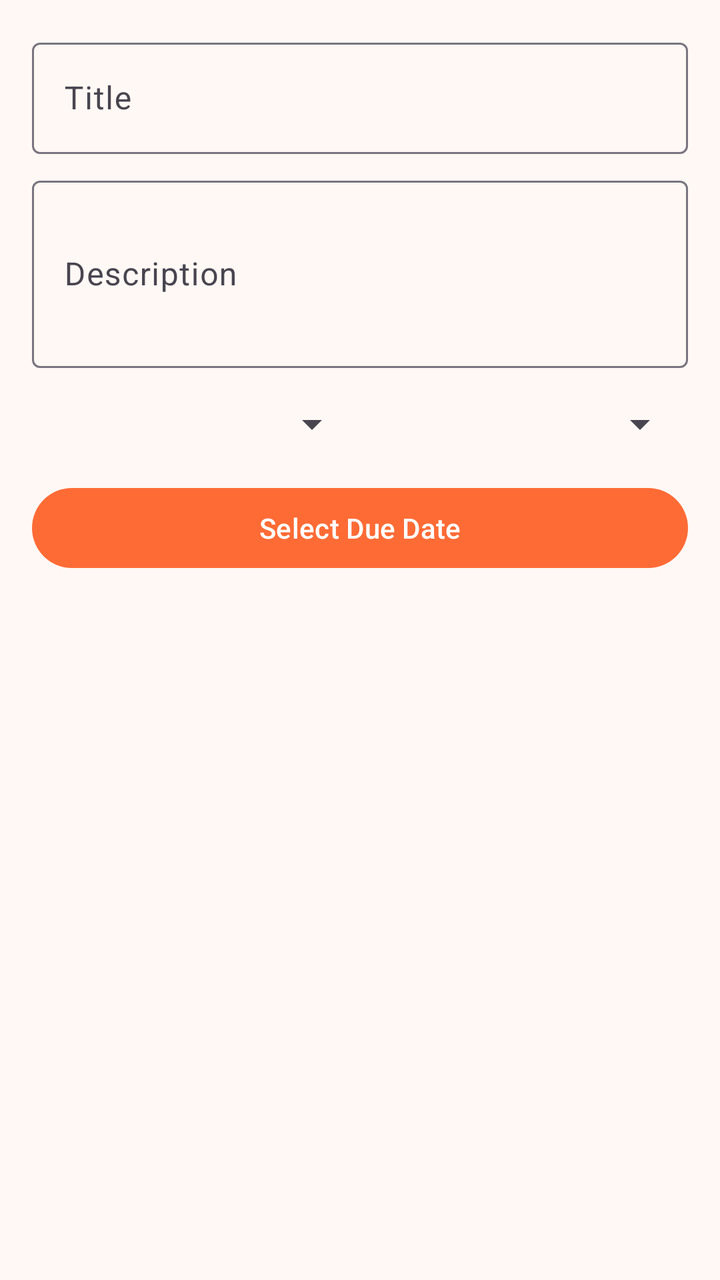
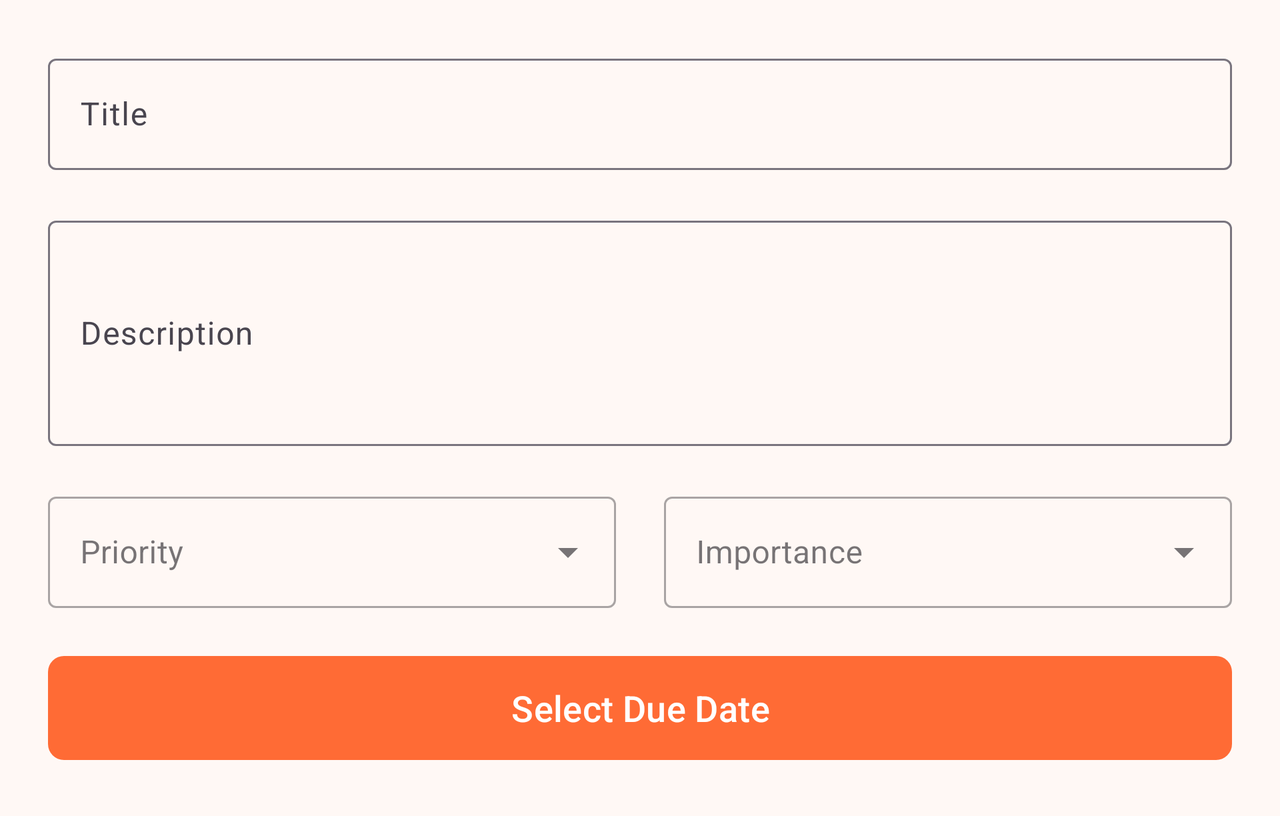

Compare how this app lays out the same screen by default and in its alternative resource folder. The renders come first, then the two layout files and the values they reference.
<!-- AndroidManifest.xml: activity theme Theme.SmartTasks -->
<!-- res/layout/activity_add_edit_task.xml -->
<?xml version="1.0" encoding="utf-8"?>
<LinearLayout xmlns:android="http://schemas.android.com/apk/res/android"
    android:layout_width="match_parent"
    android:layout_height="match_parent"
    android:orientation="vertical"
    android:padding="16dp">

    <com.google.android.material.textfield.TextInputLayout
        android:layout_width="match_parent"
        android:layout_height="wrap_content"
        android:hint="Title">

        <com.google.android.material.textfield.TextInputEditText
            android:id="@+id/edit_text_title"
            android:layout_width="match_parent"
            android:layout_height="wrap_content" />

    </com.google.android.material.textfield.TextInputLayout>

    <com.google.android.material.textfield.TextInputLayout
        android:layout_width="match_parent"
        android:layout_height="wrap_content"
        android:hint="Description"
        android:layout_marginTop="8dp">

        <com.google.android.material.textfield.TextInputEditText
            android:id="@+id/edit_text_description"
            android:layout_width="match_parent"
            android:layout_height="wrap_content"
            android:minLines="3" />

    </com.google.android.material.textfield.TextInputLayout>

    <LinearLayout
        android:layout_width="match_parent"
        android:layout_height="wrap_content"
        android:orientation="horizontal"
        android:layout_marginTop="16dp">

        <Spinner
            android:id="@+id/spinner_priority"
            android:layout_width="0dp"
            android:layout_height="wrap_content"
            android:layout_weight="1"
            android:hint="Priority" />

        <Spinner
            android:id="@+id/spinner_importance"
            android:layout_width="0dp"
            android:layout_height="wrap_content"
            android:layout_weight="1"
            android:hint="Importance" />

    </LinearLayout>

    <Button
        android:id="@+id/button_due_date"
        android:layout_width="match_parent"
        android:layout_height="wrap_content"
        android:text="Select Due Date"
        android:layout_marginTop="16dp" />

</LinearLayout>
<!-- resources referenced by this layout -->
<resources>
  <style name="Theme.SmartTasks" parent="Theme.Material3.DayNight">
          
          <item name="colorPrimary">@color/brand_orange</item>
          <item name="colorPrimaryVariant">@color/brand_dark_orange</item>
          <item name="colorOnPrimary">@color/white</item>
          
          <item name="colorSecondary">@color/brand_yellow</item>
          <item name="colorSecondaryVariant">@color/brand_light_orange</item>
          <item name="colorOnSecondary">@color/white</item>
          
          <item name="android:statusBarColor" tools:targetApi="l">@color/brand_orange</item>
          
          <item name="android:windowBackground">@color/background_light</item>
      </style>
  <color name="brand_orange">#FF6B35</color>
  <color name="brand_dark_orange">#E55A2B</color>
  <color name="white">#FFFFFFFF</color>
  <color name="brand_yellow">#FFD23F</color>
  <color name="brand_light_orange">#FF8C42</color>
  <color name="background_light">#FFF8F5</color>
</resources>
<!-- res/layout-land/activity_add_edit_task.xml (the repository's variant of the layout above) -->
<!-- drawn on the phone turned sideways -->
<?xml version="1.0" encoding="utf-8"?>
<ScrollView xmlns:android="http://schemas.android.com/apk/res/android"
    xmlns:app="http://schemas.android.com/apk/res-auto"
    android:layout_width="match_parent"
    android:layout_height="match_parent"
    android:fillViewport="true">

    <androidx.constraintlayout.widget.ConstraintLayout
        android:layout_width="match_parent"
        android:layout_height="wrap_content"
        android:padding="24dp">

        <com.google.android.material.textfield.TextInputLayout
            android:id="@+id/titleInputLayout"
            android:layout_width="0dp"
            android:layout_height="wrap_content"
            android:hint="Title"
            app:layout_constraintEnd_toEndOf="parent"
            app:layout_constraintStart_toStartOf="parent"
            app:layout_constraintTop_toTopOf="parent">

            <com.google.android.material.textfield.TextInputEditText
                android:id="@+id/edit_text_title"
                android:layout_width="match_parent"
                android:layout_height="wrap_content"
                android:inputType="textCapSentences" />

        </com.google.android.material.textfield.TextInputLayout>

        <com.google.android.material.textfield.TextInputLayout
            android:id="@+id/descriptionInputLayout"
            android:layout_width="0dp"
            android:layout_height="wrap_content"
            android:layout_marginTop="20dp"
            android:hint="Description"
            app:layout_constraintEnd_toEndOf="parent"
            app:layout_constraintStart_toStartOf="parent"
            app:layout_constraintTop_toBottomOf="@+id/titleInputLayout">

            <com.google.android.material.textfield.TextInputEditText
                android:id="@+id/edit_text_description"
                android:layout_width="match_parent"
                android:layout_height="wrap_content"
                android:inputType="textCapSentences|textMultiLine"
                android:minLines="4"
                android:maxLines="8" />

        </com.google.android.material.textfield.TextInputLayout>

        <LinearLayout
            android:id="@+id/spinnerContainer"
            android:layout_width="0dp"
            android:layout_height="wrap_content"
            android:layout_marginTop="20dp"
            android:orientation="horizontal"
            app:layout_constraintEnd_toEndOf="parent"
            app:layout_constraintStart_toStartOf="parent"
            app:layout_constraintTop_toBottomOf="@+id/descriptionInputLayout">

            <com.google.android.material.textfield.TextInputLayout
                android:layout_width="0dp"
                android:layout_height="wrap_content"
                android:layout_marginEnd="12dp"
                android:layout_weight="1"
                android:hint="Priority"
                style="@style/Widget.MaterialComponents.TextInputLayout.OutlinedBox.ExposedDropdownMenu">

                <AutoCompleteTextView
                    android:id="@+id/spinner_priority"
                    android:layout_width="match_parent"
                    android:layout_height="wrap_content"
                    android:inputType="none" />

            </com.google.android.material.textfield.TextInputLayout>

            <com.google.android.material.textfield.TextInputLayout
                android:layout_width="0dp"
                android:layout_height="wrap_content"
                android:layout_marginStart="12dp"
                android:layout_weight="1"
                android:hint="Importance"
                style="@style/Widget.MaterialComponents.TextInputLayout.OutlinedBox.ExposedDropdownMenu">

                <AutoCompleteTextView
                    android:id="@+id/spinner_importance"
                    android:layout_width="match_parent"
                    android:layout_height="wrap_content"
                    android:inputType="none" />

            </com.google.android.material.textfield.TextInputLayout>

        </LinearLayout>

        <com.google.android.material.button.MaterialButton
            android:id="@+id/button_due_date"
            android:layout_width="0dp"
            android:layout_height="60dp"
            android:layout_marginTop="20dp"
            android:text="Select Due Date"
            android:textSize="18sp"
            app:cornerRadius="8dp"
            app:layout_constraintEnd_toEndOf="parent"
            app:layout_constraintStart_toStartOf="parent"
            app:layout_constraintTop_toBottomOf="@+id/spinnerContainer" />

    </androidx.constraintlayout.widget.ConstraintLayout>

</ScrollView>
